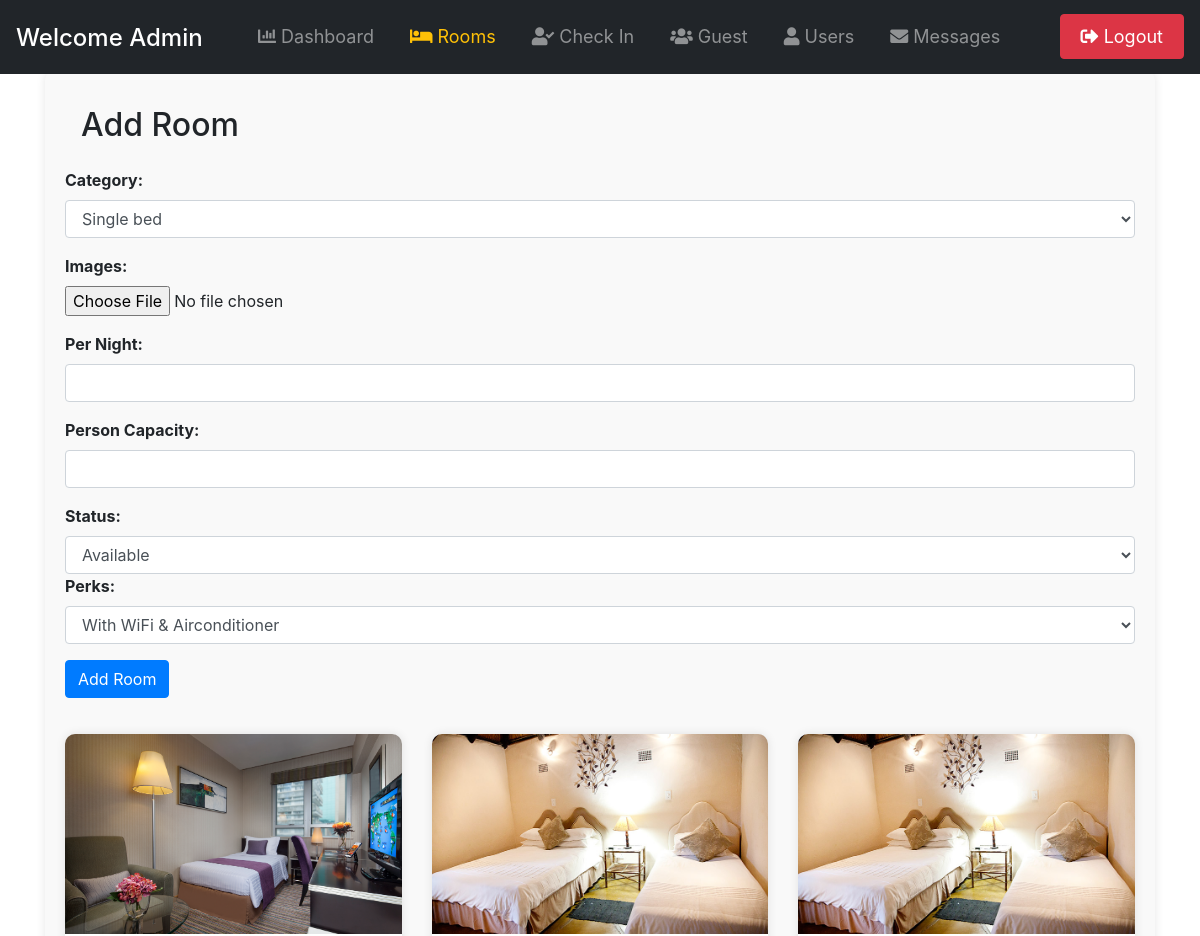
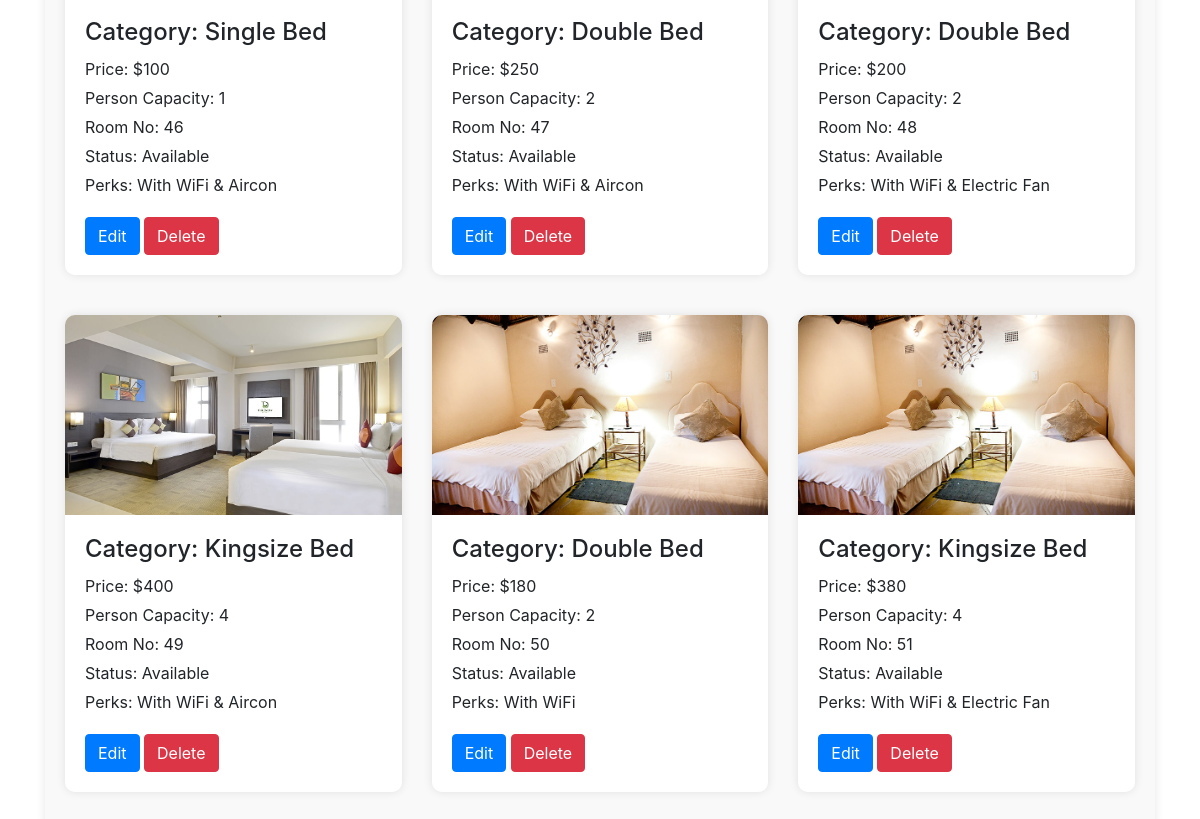
/combined.php (signed in), run on the app's committed database (2 pictures, top to bottom).
### tables this page shows
CREATE TABLE `room` (
  `id` int(11) NOT NULL,
  `category` varchar(255) NOT NULL,
  `price` int(50) NOT NULL,
  `personNo` int(50) NOT NULL,
  `image` varchar(50) NOT NULL,
  `status` varchar(50) NOT NULL,
  `perks` varchar(50) NOT NULL
);

### classes/config.php (called while the page is built, shortened)
<?php
class dbCon{
    public $db_host = "localhost";
    public $db_user ="root";
    public $db_pass ="";
    public $db_name ="newdbresort";
    public function dbConn(){
        $conn = mysqli_connect($this->db_host,$this->db_user,$this->db_pass,$this->db_name);
        if($conn->connect_error){
              echo 'Cannot connect to database'.$conn->connect_error;
          }else{
              return $conn;
          }
}
}

### combined.php (the view, shortened to what this page needs)
<?php
 include_once("classes/config.php");
?>
<!DOCTYPE html>
<html lang="en">
<head>
    <link href="https://maxcdn.bootstrapcdn.com/bootstrap/4.5.2/css/bootstrap.min.css" rel="stylesheet">
</head>
<body>
    <?php
        require_once("navbar.php");
    ?>
    <div class="container">
        <div class="add-room-form">
            <h2 class="p-3">Add Room</h2>
            <form action="" method="post" enctype="multipart/form-data">
                <div class="form-group">
                    <label for="category">Category:</label>
                    <select class="form-control" id="category" name="category">
                        <option value="Single bed">Single bed</option>
                    </select>
                </div>
                <div class="form-group">
                <label for="images">Images:</label>
                <input type="file" class="form-control-file"   name="uploadfile" >
            </div>
                <div class="form-group">
                    <label for="price">Per Night:</label>
                    <input type="number" class="form-control" id="price" name="price" required>
                </div>
                <div class="form-group">
                    <label for="personNo">Person Capacity:</label>
                    <input type="number" class="form-control" id="personNo" name="personNo" required>
                </div>
                <div class="form-group">
                    <label for="category">Status:</label>
                    <select class="form-control" id="status" name="status">
                        <option value="Available">Available</option>
                    </select>
                    <div class="form-group">
                    <label for="category">Perks:</label>
                    <select class="form-control" id="perks" name="perks">
                        <option value="With WiFi & Aircon">With WiFi & Airconditioner</option>
                    </select>
                </div>
                <button type="submit" name="add_room" class="btn btn-primary">Add Room</button>
            </form>
        </div>
        <div class="row">
            <?php
                $sql = "SELECT * FROM room WHERE id > 1";
                $result = mysqli_query($obj->dbConn(), $sql);
                if  (mysqli_num_rows($result) > 0) {
                    while($row = mysqli_fetch_assoc($result)) {
            ?>
            <div class="col-md-4">
                <div class="room-box">
                    <div class="room-image">
                        <img src="img/<?php echo $row['image']; ?>"width="600" height="400" title="/<?php echo $row['image']; ?>" alt="Room Image">
                    </div>
                    <div class="room-details">
                        <h2>Category: <?php echo $row['category']; ?></h2>
                        <p>Price: $<?php echo $row['price']; ?></p>
                        <p>Person Capacity: <?php echo $row['personNo']; ?></p>
                        <p>Room No: <?php  echo $row['id']; ?></p>
                        <p>Status: <?php echo $row['status']; ?> </p>
                        <p>Perks: <?php  echo $row['perks'];  ?></p>
                        <button class="btn btn-primary" onclick="location.href='edit.php?updateID=<?php echo $row['id']; ?>';">Edit</button>
                        <button class="btn btn-danger" onclick="deleteRoom(<?php echo $row['id']; ?>);">Delete</button>
                    </div>
                </div>
            </div>
            <?php
                    }
                }
            ?>
        </div>
    </div>
</body>
</html>

### navbar.php (shortened to what this page needs)
<?php
include_once("classes/config.php");
?>
<!DOCTYPE html>
<html lang="en">
<head>
  <link rel="stylesheet" href="https://stackpath.bootstrapcdn.com/bootstrap/4.5.2/css/bootstrap.min.css">
  <link rel="stylesheet" href="https://cdnjs.cloudflare.com/ajax/libs/font-awesome/5.15.3/css/all.min.css">
</head>
<body>
<nav class="navbar navbar-expand-lg navbar-dark fixed-top ">
  <h1><a class="navbar-brand" href="#">Welcome Admin</a></h1>
  <div class="collapse navbar-collapse" id="navbarNav">
    <ul class="navbar-nav mx-auto">
      <li class="nav-item <?php if(basename($_SERVER['PHP_SELF']) == 'adminPanel.php') echo 'active'; ?>">
        <a class="nav-link" href="adminPanel.php"><i class="fas fa-chart-bar"></i> Dashboard</a>
      </li>
      <li class="nav-item <?php if(basename($_SERVER['PHP_SELF']) == 'combined.php') echo 'active'; ?>">
        <a class="nav-link" href="combined.php"><i class="fas fa-bed"></i> Rooms</a>
      </li>
      <li class="nav-item <?php if(basename($_SERVER['PHP_SELF']) == 'checkin.php') echo 'active'; ?>">
        <a class="nav-link" href="checkin.php"><i class="fas fa-user-check"></i> Check In</a>
      </li>
      <li class="nav-item <?php if(basename($_SERVER['PHP_SELF']) == 'guest.php') echo 'active'; ?>">
        <a class="nav-link" href="guest.php"><i class="fas fa-users"></i> Guest </a>
      </li>
      <li class="nav-item <?php if(basename($_SERVER['PHP_SELF']) == 'account.php') echo 'active'; ?>">
        <a class="nav-link" href="account.php"><i class="fas fa-user"></i> Users </a>
      </li>
      <li class="nav-item <?php if(basename($_SERVER['PHP_SELF']) == 'concern.php') echo 'active'; ?>">
        <a class="nav-link" href="concern.php"><i class="fas fa-envelope"></i> Messages </a>
      </li>
    </ul>
    <ul class="navbar-nav">
      <li class="nav-item">
      <a class="btn btn-danger btn-logout" href="logoutAdmin.php" onclick="return confirmLogout();"><i class="fas fa-sign-out-alt"></i> Logout</a>
      </li>
    </ul>
  </div>
</nav>
</body>
</html>

### combined.php (style rules this page uses)
.room-box { width: 100%; border-radius: 10px; margin: 20px 0; overflow: hidden; box-shadow: 0px 0px 10px 0px rgba(0,0,0,0.1); transition: all 0.3s ease-in-out; }
.room-box .room-image { position: relative; width: 100%; height: 200px; overflow: hidden; }
.room-box .room-image img { width: 100%; height: 100%; object-fit: cover; transition: transform 0.3s ease-in-out; }
.room-box .room-details { padding: 20px; background: #fff; text-align: left; }
.room-box .room-details h2 { font-size: 24px; margin-bottom: 10px; }
.room-box .room-details p { font-size: 16px; margin-bottom: 5px; }
.room-box .room-details .btn { margin-top: 15px; }
.add-room-form { background: #f9f9f9; padding: 20px; border-radius: 10px; box-shadow: 0px 0px 10px 0px rgba(0,0,0,0.1); transition: all 0.3s ease-in-out; }
.add-room-form .form-group label { font-weight: bold; }

### navbar.php (style rules this page uses)
body { padding-top: 70px; }
.navbar { background-color: #212529; }
.navbar-brand { font-size: 24px; }
.nav-link { font-size: 18px; margin-right: 20px; color: #ffff; }
.btn-logout { font-size: 18px; padding: 8px 20px; }
.nav-item.active .nav-link { color: #ffc107 !important; }

### data on the page
room: image (picture), category "Single Bed", price "100", personNo "1", id "46", status "Available", perks "With WiFi & Aircon"
room: image (picture), category "Double Bed", price "250", personNo "2", id "47", status "Available", perks "With WiFi & Aircon"
room: image (picture), category "Double Bed", price "200", personNo "2", id "48", status "Available", perks "With WiFi & Electric Fan"
room: image (picture), category "Kingsize Bed", price "400", personNo "4", id "49", status "Available", perks "With WiFi & Aircon"
room: image (picture), category "Double Bed", price "180", personNo "2", id "50", status "Available", perks "With WiFi"
room: image (picture), category "Kingsize Bed", price "380", personNo "4", id "51", status "Available", perks "With WiFi & Electric Fan"
